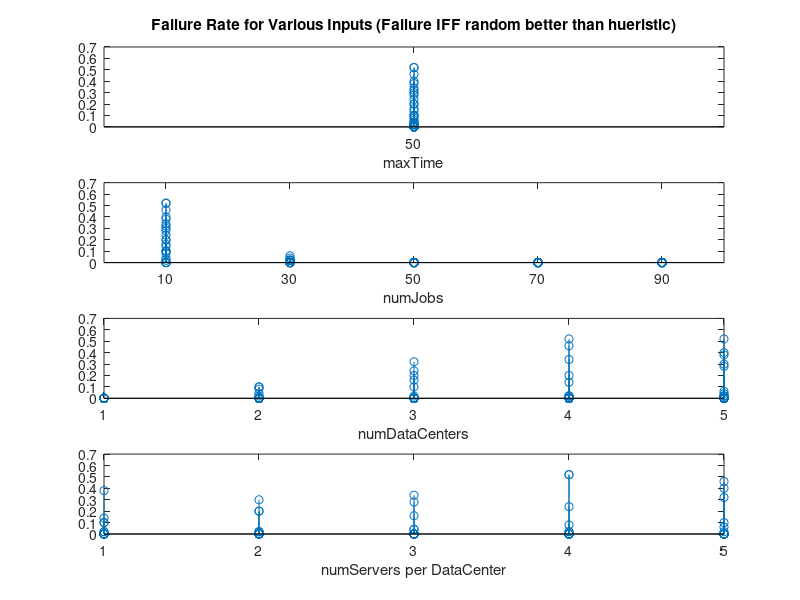
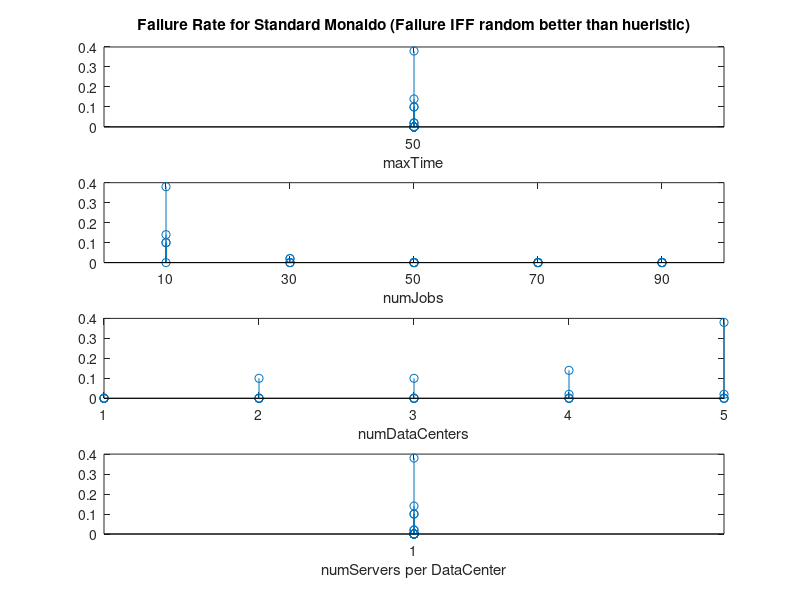

Recreate these plots in MATLAB, in order.
%% load Data
load('experiment1.mat');

%% All
figure

subplot(4,1,1);
stem(Inputs(:,1),Outputs(:,1));
title('Failure Rate for Various Inputs (Failure IFF random better than hueristic)');
xlabel('maxTime');
set(gca, 'XTick', unique(Inputs(:,1)));

subplot(4,1,2);
stem(Inputs(:,2),Outputs(:,1));
xlabel('numJobs');
set(gca, 'XTick', unique(Inputs(:,2)));

subplot(4,1,3);
stem(Inputs(:,3),Outputs(:,1));
xlabel('numDataCenters');
set(gca, 'XTick', unique(Inputs(:,3)));

subplot(4,1,4);
stem(Inputs(:,4),Outputs(:,1));
xlabel('numServers per DataCenter');
set(gca, 'XTick', unique(Inputs(:,4)));

%% Standard Monaldo
std = (Inputs(:,4) == 1);

figure

subplot(4,1,1);
stem(Inputs(std,1),Outputs(std,1));
title('Failure Rate for Standard Monaldo (Failure IFF random better than hueristic)');
xlabel('maxTime');
set(gca, 'XTick', unique(Inputs(:,1)));

subplot(4,1,2);
stem(Inputs(std,2),Outputs(std,1));
xlabel('numJobs');
set(gca, 'XTick', unique(Inputs(:,2)));

subplot(4,1,3);
stem(Inputs(std,3),Outputs(std,1));
xlabel('numDataCenters');
set(gca, 'XTick', unique(Inputs(:,3)));

subplot(4,1,4);
stem(Inputs(std,4),Outputs(std,1));
xlabel('numServers per DataCenter');
set(gca, 'XTick', unique(Inputs(:,4)));
